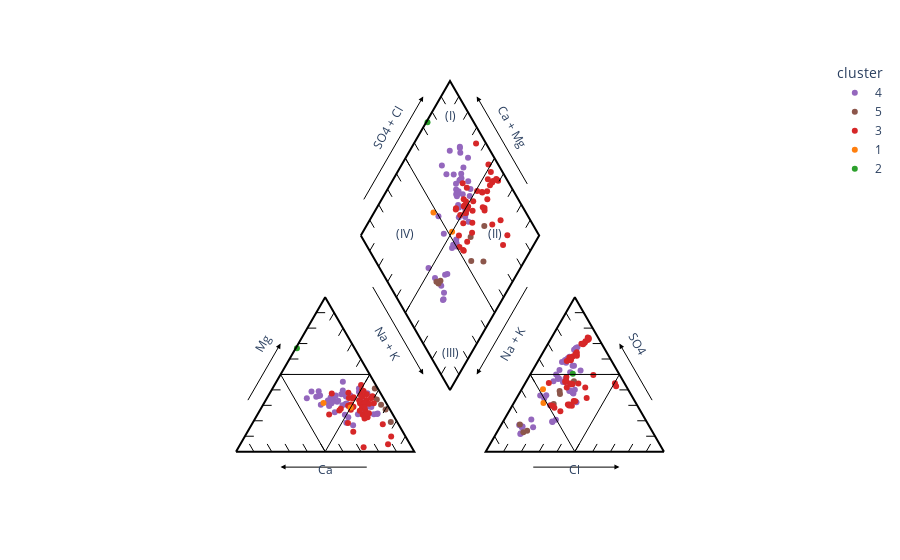

Here is the notebook cell this chart was saved with:
### Code cell
# ------------------------------------------------------------
# Figure settings
# ------------------------------------------------------------

axis_length = 10
theta = np.pi/3
line_color = "black"
gap = 0.4
tick_length = 0.05
arrow_args = dict(
    axref="x",
    ayref="y",
    showarrow=True,
    arrowhead=2,
    arrowcolor=line_color,
)
arrow_txt_args = dict(
    showarrow=False,
)
outer_axis_args = dict(
    mode="lines",
    line=dict(color=line_color, width=2),
    showlegend=False,
)
inner_axis_args = dict(
    mode="lines",
    line=dict(color=line_color, width=1),
    showlegend=False,
)

diamond_u = axis_length * np.array([np.cos(-theta), np.sin(-theta)])
diamond_v = axis_length * np.array([np.cos(theta), np.sin(theta)])

lowerleft_v = diamond_v.copy()
lowerleft_u = np.array([axis_length, 0])
lowerleft_w = -diamond_u
lowerleft_o = np.zeros_like(lowerleft_v)

diamond_o = lowerleft_o + (1 + gap) * diamond_v
lowerright_o = lowerleft_o + (2 + gap)  * diamond_v + (2 + gap) * diamond_u
lowerright_u = -lowerleft_u
lowerright_v = -diamond_u
lowerright_w = lowerleft_v

ticks = np.arange(1, 10) * 0.1

# ------------------------------------------------------------
# Setup data and initial plot
# ------------------------------------------------------------

# Lower left data
data_lowerleft = (
    lowerleft_o[:, np.newaxis]
    + (1 - (df['Ca%'])).values * lowerleft_u[:, np.newaxis]
    + df['Mg%'].values * lowerleft_w[:, np.newaxis]
).T

# Lower right data
data_lowerright = (
    lowerright_o[:, np.newaxis]
    + (1 - (df['Cl%'])).values * lowerright_u[:, np.newaxis]
    + df['SO4%'].values * lowerright_w[:, np.newaxis]
).T

# Diamond data
data_diamond = (
    diamond_o[:, np.newaxis]
    + df['K+Na%'].values * diamond_u[:, np.newaxis]
    + (df['SO4%'] + df['Cl%']).values * diamond_v[:, np.newaxis]
).T

xy_data = np.vstack((data_lowerleft, data_lowerright, data_diamond))
plotting_df = pd.DataFrame(xy_data, columns=['x', 'y'])
plotting_df['cluster'] = np.hstack([df['cluster_label'].values.tolist()] * 3).astype(str)
color_map = {str(i): c for i, c in enumerate(DEFAULT_PLOTLY_COLORS)}
fig_piper = px.scatter(plotting_df, x="x", y="y", color="cluster", color_discrete_map=color_map)

# ------------------------------------------------------------
# Lower-left triangle
# ------------------------------------------------------------

ll_axis = np.array([
    lowerleft_o,
    lowerleft_o + lowerleft_v,
    lowerleft_o + lowerleft_u,
    lowerleft_o,
])
ll_tri = np.array([
    lowerleft_o + 0.5 * lowerleft_u,
    lowerleft_o + 0.5 * lowerleft_u + 0.5 * lowerleft_v,
    lowerleft_o + 0.5 * lowerleft_v,
    lowerleft_o + 0.5 * lowerleft_u,
])
# Ticks, left side
ll_tick_l0 = lowerleft_o + lowerleft_v * ticks[:, np.newaxis]
ll_tick_l1 = ll_tick_l0 + tick_length * lowerleft_u
ll_tick_left = np.full((ll_tick_l0.shape[0] * 3, 2), fill_value=np.nan)
ll_tick_left[::3] = ll_tick_l0
ll_tick_left[1::3] = ll_tick_l1
# Ticks, bottom
ll_tick_b0 = lowerleft_o + lowerleft_u * ticks[:, np.newaxis]
ll_tick_b1 = ll_tick_b0 + tick_length * lowerleft_w
ll_tick_bot = np.full((ll_tick_b0.shape[0] * 3, 2), fill_value=np.nan)
ll_tick_bot[::3] = ll_tick_b0
ll_tick_bot[1::3] = ll_tick_b1
# Ticks, right side
ll_tick_r0 = lowerleft_o + lowerleft_u + lowerleft_w * ticks[:, np.newaxis]
ll_tick_r1 = ll_tick_r0 - tick_length * lowerleft_v
ll_tick_right = np.full((ll_tick_r0.shape[0] * 3, 2), fill_value=np.nan)
ll_tick_right[::3] = ll_tick_r0
ll_tick_right[1::3] = ll_tick_r1
# All ticks merged
ll_all_ticks = np.vstack((ll_tick_left, ll_tick_bot, ll_tick_right))

fig_piper.add_scatter(
    x=ll_axis[:, 0],
    y=ll_axis[:, 1],
    **outer_axis_args,
)
fig_piper.add_scatter(
    x=ll_tri[:, 0],
    y=ll_tri[:, 1],
    **inner_axis_args,
)
fig_piper.add_scatter(
    x=ll_all_ticks[:, 0],
    y=ll_all_ticks[:, 1],
    **inner_axis_args,
)
lowerleft_arrows = np.array([
    # Mg
    lowerleft_o - 0.1 * lowerleft_u + 0.3 * lowerleft_v,
    lowerleft_o - 0.1 * lowerleft_u + 0.7 * lowerleft_v,
    # Ca
    lowerleft_o + 0.8 * lowerleft_u - 0.1 * lowerleft_v,
    lowerleft_o + 0.3 * lowerleft_u - 0.1 * lowerleft_v,
])
fig_piper.add_annotation(
    x=lowerleft_arrows[1, 0],
    y=lowerleft_arrows[1, 1],
    ax=lowerleft_arrows[0, 0],
    ay=lowerleft_arrows[0, 1],
    **arrow_args,
)
fig_piper.add_annotation(
    x=lowerleft_arrows[3, 0],
    y=lowerleft_arrows[3, 1],
    ax=lowerleft_arrows[2, 0],
    ay=lowerleft_arrows[2, 1],
    **arrow_args,
)
fig_piper.add_annotation(
    x=lowerleft_o[0] + 0.5 * lowerleft_u[0],
    y=lowerleft_o[1] - 0.1 * axis_length,
    text="Ca",
    showarrow=False,
)
arrow_text_mg = lowerleft_o - 0.2 * lowerleft_u + 0.7 * lowerleft_v 
fig_piper.add_annotation(
    x=arrow_text_mg[0],
    y=arrow_text_mg[1],
    text="Mg",
    textangle=-60,
    showarrow=False,
)

# ------------------------------------------------------------
# Lower right triangle
# ------------------------------------------------------------

lr_axis = np.array([
    lowerright_o,
    lowerright_o + lowerright_v,
    lowerright_o + lowerright_u,
    lowerright_o,
])
lr_tri = np.array([
    lowerright_o + 0.5 * lowerright_u,
    lowerright_o + 0.5 * lowerright_u + 0.5 * lowerright_v,
    lowerright_o + 0.5 * lowerright_v,
    lowerright_o + 0.5 * lowerright_u,
])

# Ticks, right side
lr_tick_l0 = lowerright_o + lowerright_v * ticks[:, np.newaxis]
lr_tick_l1 = lr_tick_l0 + tick_length * lowerright_u
lr_tick_left = np.full((lr_tick_l0.shape[0] * 3, 2), fill_value=np.nan)
lr_tick_left[::3] = lr_tick_l0
lr_tick_left[1::3] = lr_tick_l1
# Ticks, bottom
lr_tick_b0 = lowerright_o + lowerright_u * ticks[:, np.newaxis]
lr_tick_b1 = lr_tick_b0 + tick_length * lowerright_w
lr_tick_bot = np.full((lr_tick_b0.shape[0] * 3, 2), fill_value=np.nan)
lr_tick_bot[::3] = lr_tick_b0
lr_tick_bot[1::3] = lr_tick_b1
# Ticks, left side
lr_tick_r0 = lowerright_o + lowerright_u + lowerright_w * ticks[:, np.newaxis]
lr_tick_r1 = lr_tick_r0 - tick_length * lowerright_v
lr_tick_right = np.full((lr_tick_r0.shape[0] * 3, 2), fill_value=np.nan)
lr_tick_right[::3] = lr_tick_r0
lr_tick_right[1::3] = lr_tick_r1
# All ticks merged
lr_all_ticks = np.vstack((lr_tick_left, lr_tick_bot, lr_tick_right))

fig_piper.add_scatter(
    x=lr_all_ticks[:, 0],
    y=lr_all_ticks[:, 1],
    **inner_axis_args,
)
fig_piper.add_scatter(
    x=lr_axis[:, 0],
    y=lr_axis[:, 1],
    **outer_axis_args,
)
fig_piper.add_scatter(
    x=lr_tri[:, 0],
    y=lr_tri[:, 1],
    **inner_axis_args,
)

lowerright_arrows = np.array([
    # Mg
    lowerright_o - 0.1 * lowerright_u + 0.3 * lowerright_v,
    lowerright_o - 0.1 * lowerright_u + 0.7 * lowerright_v,
    # Ca
    lowerright_o + 0.8 * lowerright_u - 0.1 * lowerright_v,
    lowerright_o + 0.3 * lowerright_u - 0.1 * lowerright_v,
])

fig_piper.add_annotation(
    x=lowerright_arrows[1, 0],
    y=lowerright_arrows[1, 1],
    ax=lowerright_arrows[0, 0],
    ay=lowerright_arrows[0, 1],
    **arrow_args,
)
fig_piper.add_annotation(
    x=lowerright_arrows[3, 0],
    y=lowerright_arrows[3, 1],
    ax=lowerright_arrows[2, 0],
    ay=lowerright_arrows[2, 1],
    **arrow_args,
)
fig_piper.add_annotation(
    x=lowerright_o[0] + 0.5 * lowerright_u[0],
    y=lowerright_o[1] - 0.1 * axis_length,
    text="Cl",
    showarrow=False,
)
arrow_text_so4 = lowerright_o - 0.2 * lowerright_u + 0.7 * lowerright_v 
fig_piper.add_annotation(
    x=arrow_text_so4[0],
    y=arrow_text_so4[1],
    text="SO4",
    textangle=60,
    showarrow=False,
)

# ------------------------------------------------------------
# Diamond axis parameters
# ------------------------------------------------------------

# Diamond axes
axis_xy = np.array([
    diamond_o,
    diamond_o + diamond_v,
    diamond_o + diamond_v + diamond_u,
    diamond_o + diamond_u,
    diamond_o,
])
fig_piper.add_scatter(
    x=axis_xy[:, 0],
    y=axis_xy[:, 1],
    **outer_axis_args,
)

# Diamond Cross
cross_xy = np.array([
    diamond_o + 0.5 * diamond_u,
    diamond_o + 0.5 * diamond_u + diamond_v,
    [None, None],
    diamond_o + 0.5 * diamond_v,
    diamond_o + 0.5 * diamond_v + diamond_u
])
fig_piper.add_scatter(
    x=cross_xy[:, 0],
    y=cross_xy[:, 1],
    **inner_axis_args,    
)

# Diamond ticks
nw_ticks0 = diamond_o + diamond_v * ticks[:, np.newaxis]
sw_ticks0 = diamond_o + diamond_u * ticks[:, np.newaxis]
ne_ticks0 = diamond_o + diamond_v + diamond_u * ticks[:, np.newaxis]
se_ticks0 = diamond_o + diamond_u + diamond_v * ticks[:, np.newaxis]
nw_ticks1 = nw_ticks0 + diamond_u * tick_length
sw_ticks1 = sw_ticks0 + diamond_v * tick_length
ne_ticks1 = ne_ticks0 - diamond_v * tick_length
se_ticks1 = se_ticks0 - diamond_u * tick_length
nw_ticks = np.full((nw_ticks0.shape[0] * 3, 2), fill_value=np.nan)
nw_ticks[::3] = nw_ticks0
nw_ticks[1::3] = nw_ticks1
sw_ticks = np.full((sw_ticks0.shape[0] * 3, 2), fill_value=np.nan)
sw_ticks[::3] = sw_ticks0
sw_ticks[1::3] = sw_ticks1
ne_ticks = np.full((ne_ticks0.shape[0] * 3, 2), fill_value=np.nan)
ne_ticks[::3] = ne_ticks0
ne_ticks[1::3] = ne_ticks1
se_ticks = np.full((se_ticks0.shape[0] * 3, 2), fill_value=np.nan)
se_ticks[::3] = se_ticks0
se_ticks[1::3] = se_ticks1
diamond_ticks = np.vstack((nw_ticks, se_ticks, ne_ticks, sw_ticks))
fig_piper.add_scatter(
    x=diamond_ticks[:, 0],
    y=diamond_ticks[:, 1],
    **inner_axis_args,
)

# Diamond roman text
romans_xy = np.array([
    diamond_o + diamond_v - np.array([0, 0.2 * axis_length]),
    diamond_o + np.array([0.75 * axis_length, 0]),
    diamond_o + diamond_u + np.array([0, 0.2 * axis_length]),
    diamond_o + np.array([0.25 * axis_length, 0]),
])
fig_piper.add_scatter(
    x=romans_xy[:, 0],
    y=romans_xy[:, 1],
    text=["(I)", "(II)", "(III)", "(IV)"],
    mode="text",
    showlegend=False,
)

# Diamond arrows and text
arrows = np.array([
    # SO4 + Cl
    diamond_o + -0.1 * diamond_u + 0.1 * diamond_v,
    diamond_o + -0.1 * diamond_u + 0.8 * diamond_v,
    # Ca + Mg
    diamond_o + 1.1 * diamond_v + 0.8 * diamond_u,
    diamond_o + 1.1 * diamond_v + 0.2 * diamond_u,
    # Na + K
    diamond_o + -0.1 * diamond_v + 0.2 * diamond_u,
    diamond_o + -0.1 * diamond_v + 0.8 * diamond_u,
    # HCO3 + CO3
    diamond_o + 1.1 * diamond_u + 0.8 * diamond_v,
    diamond_o + 1.1 * diamond_u + 0.2 * diamond_v,
])
for i in range(0, 8, 2):
    fig_piper.add_annotation(
        x=arrows[i + 1, 0],
        y=arrows[i + 1, 1],
        ax=arrows[i, 0],
        ay=arrows[i, 1],
        **arrow_args
    )
    
arrow_txt1 = diamond_o + -0.2 * diamond_u + 0.5 * diamond_v
fig_piper.add_annotation(
    x=arrow_txt1[0],
    y=arrow_txt1[1],
    text="SO4 + Cl",
    textangle=-60,
    **arrow_txt_args
)
arrow_txt2 = diamond_o + 0.5 * diamond_u + 1.2 * diamond_v
fig_piper.add_annotation(
    x=arrow_txt2[0],
    y=arrow_txt2[1],
    text="Ca + Mg",
    textangle=60,
    **arrow_txt_args
)
arrow_txt3 = diamond_o + 0.5 * diamond_u - 0.2 * diamond_v
fig_piper.add_annotation(
    x=arrow_txt3[0],
    y=arrow_txt3[1],
    text="Na + K",
    textangle=60,
    **arrow_txt_args
)
arrow_txt4 = diamond_o + 1.2 * diamond_u + 0.5 * diamond_v
fig_piper.add_annotation(
    x=arrow_txt4[0],
    y=arrow_txt4[1],
    text="Na + K",
    textangle=-60,
    **arrow_txt_args
)

# ------------------------------------------------------------
# Final layout adjustments
# ------------------------------------------------------------
fig_piper.layout.yaxis.scaleanchor = 'x'
fig_piper.layout.xaxis.showgrid = False
fig_piper.layout.xaxis.zeroline = False
fig_piper.layout.xaxis.showticklabels = False
fig_piper.layout.xaxis.title = None
fig_piper.layout.yaxis.showgrid = False
fig_piper.layout.yaxis.zeroline = False
fig_piper.layout.yaxis.showticklabels = False
fig_piper.layout.yaxis.title = None

show_figure(fig_piper)

### Figure 1 — Plotly figure (JSON) as saved in the notebook; plotly's stock layout.template omitted (floating-point values rounded to 4 significant figures; data arrays with more than 128 entries replaced by an {"elided": "..."} marker saying what was removed)
{"data": [{"hovertemplate": "cluster=4<br>x=%{x}<br>y=%{y}<extra></extra>", "legendgroup": "4", "marker": {"color": "rgb(148, 103, 189)", "symbol": "circle"}, "mode": "markers", "name": "4", "orientation": "v", "showlegend": true, "type": "scatter", "x": {"elided": "141 float values"}, "xaxis": "x", "y": {"elided": "141 float values"}, "yaxis": "y"}, {"hovertemplate": "cluster=5<br>x=%{x}<br>y=%{y}<extra></extra>", "legendgroup": "5", "marker": {"color": "rgb(140, 86, 75)", "symbol": "circle"}, "mode": "markers", "name": "5", "orientation": "v", "showlegend": true, "type": "scatter", "x": [7.689, 7.699, 7.783, 8.389, 8.134, 7.896, 8.68, 15.92, 16.32, 16.11, 17.81, 18.95, 18.15, 18.17, 11.35, 11.46, 11.24, 13.19, 13.92, 13.16, 13.88], "xaxis": "x", "y": [3.079, 3.066, 3.539, 2.369, 2.626, 2.924, 1.671, 1.526, 1.172, 1.089, 2.678, 3.944, 3.396, 3.235, 9.428, 9.588, 9.53, 10.69, 12.65, 12.04, 10.67], "yaxis": "y"}, {"hovertemplate": "cluster=3<br>x=%{x}<br>y=%{y}<extra></extra>", "legendgroup": "3", "marker": {"color": "rgb(214, 39, 40)", "symbol": "circle"}, "mode": "markers", "name": "3", "orientation": "v", "showlegend": true, "type": "scatter", "x": {"elided": "135 float values"}, "xaxis": "x", "y": {"elided": "135 float values"}, "yaxis": "y"}, {"hovertemplate": "cluster=1<br>x=%{x}<br>y=%{y}<extra></extra>", "legendgroup": "1", "marker": {"color": "rgb(255, 127, 14)", "symbol": "circle"}, "mode": "markers", "name": "1", "orientation": "v", "showlegend": true, "type": "scatter", "x": [4.907, 6.429, 17.24, 17.21, 11.07, 12.12], "xaxis": "x", "y": [2.726, 2.474, 2.726, 3.505, 13.41, 12.33], "yaxis": "y"}, {"hovertemplate": "cluster=2<br>x=%{x}<br>y=%{y}<extra></extra>", "legendgroup": "2", "marker": {"color": "rgb(44, 160, 44)", "symbol": "circle"}, "mode": "markers", "name": "2", "orientation": "v", "showlegend": true, "type": "scatter", "x": [3.417, 18.89, 10.74], "xaxis": "x", "y": [5.794, 4.363, 18.47], "yaxis": "y"}, {"line": {"color": "black", "width": 2}, "mode": "lines", "showlegend": false, "type": "scatter", "x": [0, 5.0, 10, 0], "y": [0, 8.66, 0, 0]}, {"line": {"color": "black", "width": 1}, "mode": "lines", "showlegend": false, "type": "scatter", "x": [5, 7.5, 2.5, 5], "y": [0, 4.33, 4.33, 0]}, {"line": {"color": "black", "width": 1}, "mode": "lines", "showlegend": false, "type": "scatter", "x": [0.5, 1, null, 1.0, 1.5, null, 1.5, 2.0, null, 2.0, 2.5, null, 2.5, 3.0, null, 3.0, 3.5, null, 3.5, 4.0, null, 4.0, 4.5, null, 4.5, 5.0, null, 1, 0.75, null, 2, 1.75, null, 3.0, 2.75, null, 4, 3.75, null, 5, 4.75, null, 6.0, 5.75, null, 7.0, 6.75, null, 8, 7.75, null, 9, 8.75, null, 9.5, 9.25, null, 9, 8.75, null, 8.5, 8.25, null, 8, 7.75, null, 7.5, 7.25, null, 7.0, 6.75, null, 6.5, 6.25, null, 6.0, 5.75, null, 5.5, 5.25, null], "y": [0.866, 0.866, null, 1.732, 1.732, null, 2.598, 2.598, null, 3.464, 3.464, null, 4.33, 4.33, null, 5.196, 5.196, null, 6.062, 6.062, null, 6.928, 6.928, null, 7.794, 7.794, null, 0, 0.433, null, 0, 0.433, null, 0, 0.433, null, 0, 0.433, null, 0, 0.433, null, 0, 0.433, null, 0, 0.433, null, 0, 0.433, null, 0, 0.433, null, 0.866, 0.433, null, 1.732, 1.299, null, 2.598, 2.165, null, 3.464, 3.031, null, 4.33, 3.897, null, 5.196, 4.763, null, 6.062, 5.629, null, 6.928, 6.495, null, 7.794, 7.361, null]}, {"line": {"color": "black", "width": 1}, "mode": "lines", "showlegend": false, "type": "scatter", "x": [23.5, 23.0, null, 23.0, 22.5, null, 22.5, 22.0, null, 22.0, 21.5, null, 21.5, 21.0, null, 21.0, 20.5, null, 20.5, 20.0, null, 20.0, 19.5, null, 19.5, 19.0, null, 23.0, 23.25, null, 22.0, 22.25, null, 21.0, 21.25, null, 20.0, 20.25, null, 19.0, 19.25, null, 18.0, 18.25, null, 17.0, 17.25, null, 16.0, 16.25, null, 15.0, 15.25, null, 14.5, 14.75, null, 15.0, 15.25, null, 15.5, 15.75, null, 16.0, 16.25, null, 16.5, 16.75, null, 17.0, 17.25, null, 17.5, 17.75, null, 18.0, 18.25, null, 18.5, 18.75, null], "y": [0.866, 0.866, null, 1.732, 1.732, null, 2.598, 2.598, null, 3.464, 3.464, null, 4.33, 4.33, null, 5.196, 5.196, null, 6.062, 6.062, null, 6.928, 6.928, null, 7.794, 7.794, null, 0, 0.433, null, 0, 0.433, null, 0, 0.433, null, 0, 0.433, null, 0, 0.433, null, 0, 0.433, null, 0, 0.433, null, 0, 0.433, null, 0, 0.433, null, 0.866, 0.433, null, 1.732, 1.299, null, 2.598, 2.165, null, 3.464, 3.031, null, 4.33, 3.897, null, 5.196, 4.763, null, 6.062, 5.629, null, 6.928, 6.495, null, 7.794, 7.361, null]}, {"line": {"color": "black", "width": 2}, "mode": "lines", "showlegend": false, "type": "scatter", "x": [24.0, 19.0, 14.0, 24.0], "y": [0, 8.66, 0, 0]}, {"line": {"color": "black", "width": 1}, "mode": "lines", "showlegend": false, "type": "scatter", "x": [19.0, 16.5, 21.5, 19.0], "y": [0, 4.33, 4.33, 0]}, {"line": {"color": "black", "width": 2}, "mode": "lines", "showlegend": false, "type": "scatter", "x": [7.0, 12.0, 17.0, 12.0, 7.0], "y": [12.12, 20.78, 12.12, 3.464, 12.12]}, {"line": {"color": "black", "width": 1}, "mode": "lines", "showlegend": false, "type": "scatter", "x": [9.5, 14.5, null, 9.5, 14.5], "y": [7.794, 16.45, null, 16.45, 7.794]}, {"line": {"color": "black", "width": 1}, "mode": "lines", "showlegend": false, "type": "scatter", "x": [7.5, 7.75, null, 8.0, 8.25, null, 8.5, 8.75, null, 9.0, 9.25, null, 9.5, 9.75, null, 10.0, 10.25, null, 10.5, 10.75, null, 11.0, 11.25, null, 11.5, 11.75, null, 12.5, 12.25, null, 13.0, 12.75, null, 13.5, 13.25, null, 14.0, 13.75, null, 14.5, 14.25, null, 15.0, 14.75, null, 15.5, 15.25, null, 16.0, 15.75, null, 16.5, 16.25, null, 12.5, 12.25, null, 13.0, 12.75, null, 13.5, 13.25, null, 14.0, 13.75, null, 14.5, 14.25, null, 15.0, 14.75, null, 15.5, 15.25, null, 16.0, 15.75, null, 16.5, 16.25, null, 7.5, 7.75, null, 8.0, 8.25, null, 8.5, 8.75, null, 9.0, 9.25, null, 9.5, 9.75, null, 10.0, 10.25, null, 10.5, 10.75, null, 11.0, 11.25, null, 11.5, 11.75, null], "y": [12.99, 12.56, null, 13.86, 13.42, null, 14.72, 14.29, null, 15.59, 15.16, null, 16.45, 16.02, null, 17.32, 16.89, null, 18.19, 17.75, null, 19.05, 18.62, null, 19.92, 19.49, null, 4.33, 4.763, null, 5.196, 5.629, null, 6.062, 6.495, null, 6.928, 7.361, null, 7.794, 8.227, null, 8.66, 9.093, null, 9.526, 9.959, null, 10.39, 10.83, null, 11.26, 11.69, null, 19.92, 19.49, null, 19.05, 18.62, null, 18.19, 17.75, null, 17.32, 16.89, null, 16.45, 16.02, null, 15.59, 15.16, null, 14.72, 14.29, null, 13.86, 13.42, null, 12.99, 12.56, null, 11.26, 11.69, null, 10.39, 10.83, null, 9.526, 9.959, null, 8.66, 9.093, null, 7.794, 8.227, null, 6.928, 7.361, null, 6.062, 6.495, null, 5.196, 5.629, null, 4.33, 4.763, null]}, {"mode": "text", "showlegend": false, "text": ["(I)", "(II)", "(III)", "(IV)"], "type": "scatter", "x": [12.0, 14.5, 12.0, 9.5], "y": [18.78, 12.12, 5.464, 12.12]}], "layout": {"annotations": [{"arrowcolor": "black", "arrowhead": 2, "ax": 0.5, "axref": "x", "ay": 2.598, "ayref": "y", "showarrow": true, "x": 2.5, "y": 6.062}, {"arrowcolor": "black", "arrowhead": 2, "ax": 7.5, "axref": "x", "ay": -0.866, "ayref": "y", "showarrow": true, "x": 2.5, "y": -0.866}, {"showarrow": false, "text": "Ca", "x": 5, "y": -1}, {"showarrow": false, "text": "Mg", "textangle": -60, "x": 1.5, "y": 6.062}, {"arrowcolor": "black", "arrowhead": 2, "ax": 23.5, "axref": "x", "ay": 2.598, "ayref": "y", "showarrow": true, "x": 21.5, "y": 6.062}, {"arrowcolor": "black", "arrowhead": 2, "ax": 16.5, "axref": "x", "ay": -0.866, "ayref": "y", "showarrow": true, "x": 21.5, "y": -0.866}, {"showarrow": false, "text": "Cl", "x": 19.0, "y": -1}, {"showarrow": false, "text": "SO4", "textangle": 60, "x": 22.5, "y": 6.062}, {"arrowcolor": "black", "arrowhead": 2, "ax": 7.0, "axref": "x", "ay": 13.86, "ayref": "y", "showarrow": true, "x": 10.5, "y": 19.92}, {"arrowcolor": "black", "arrowhead": 2, "ax": 16.5, "axref": "x", "ay": 14.72, "ayref": "y", "showarrow": true, "x": 13.5, "y": 19.92}, {"arrowcolor": "black", "arrowhead": 2, "ax": 7.5, "axref": "x", "ay": 9.526, "ayref": "y", "showarrow": true, "x": 10.5, "y": 4.33}, {"arrowcolor": "black", "arrowhead": 2, "ax": 16.5, "axref": "x", "ay": 9.526, "ayref": "y", "showarrow": true, "x": 13.5, "y": 4.33}, {"showarrow": false, "text": "SO4 + Cl", "textangle": -60, "x": 8.5, "y": 18.19}, {"showarrow": false, "text": "Ca + Mg", "textangle": 60, "x": 15.5, "y": 18.19}, {"showarrow": false, "text": "Na + K", "textangle": 60, "x": 8.5, "y": 6.062}, {"showarrow": false, "text": "Na + K", "textangle": -60, "x": 15.5, "y": 6.062}], "legend": {"title": {"text": "cluster"}, "tracegroupgap": 0}, "margin": {"t": 60}, "xaxis": {"anchor": "y", "domain": [0, 1], "showgrid": false, "showticklabels": false, "zeroline": false}, "yaxis": {"anchor": "x", "domain": [0, 1], "scaleanchor": "x", "showgrid": false, "showticklabels": false, "zeroline": false}}}
